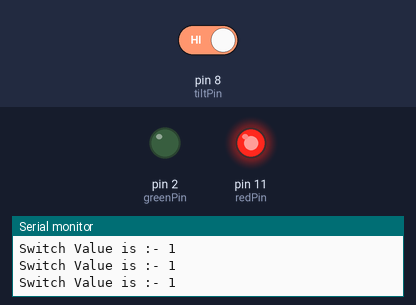
A sketch run on a simulated Arduino Uno, built with avr-gcc and run on an emulated ATmega328P. Parts: output pins drawn as LEDs (lit = HIGH), the last lines printed to the serial monitor. Inputs (shaded band) come from the test bench; at power-on: pin 8 (tiltPin) HIGH.

Above: at 1.2 s.
1.3 s: pin 8 (tiltPin) driven LOW
At 1.9 s:
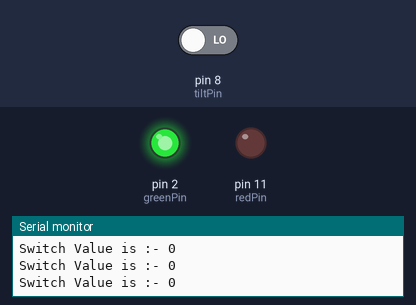
2.8 s: pin 8 (tiltPin) driven HIGH
At 3.4 s:
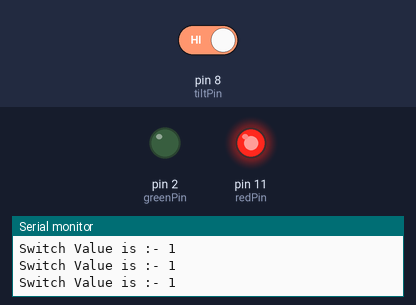
Timing chart, 0 to 5.8 s (numbered marks = the images above; inputs shaded):
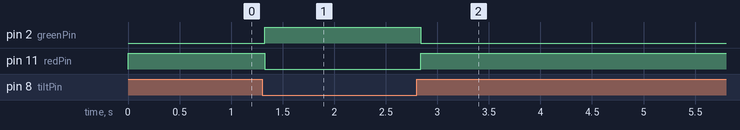

Measured:
- after the input at 1.3 s, pin 2 (greenPin): LOW → HIGH at once; pin 11 (redPin): HIGH → LOW at once
- after the input at 2.8 s, pin 2 (greenPin): HIGH → LOW at once; pin 11 (redPin): LOW → HIGH at once

The sketch:

Tilt_Switch_with_LED.ino
```cpp
int tiltPin=8;
int tiltVal;
int greenPin=2;
int redPin=11;

void setup() {
  // put your setup code here, to run once:
  Serial.begin(9600);
  pinMode(tiltPin,INPUT);
  pinMode(greenPin,OUTPUT);
  pinMode(redPin,OUTPUT);
  digitalWrite(tiltPin,HIGH);
}

void loop() {
  // put your main code here, to run repeatedly:
  tiltVal=digitalRead(tiltPin);
  Serial.print("Switch Value is :- ");
  Serial.println(tiltVal);
  if (tiltVal==1)
  {
    digitalWrite(redPin,HIGH);
    digitalWrite(greenPin,LOW);
  }
  if (tiltVal==0)
  {
    digitalWrite(redPin,LOW);
    digitalWrite(greenPin,HIGH);
  }
}
```
